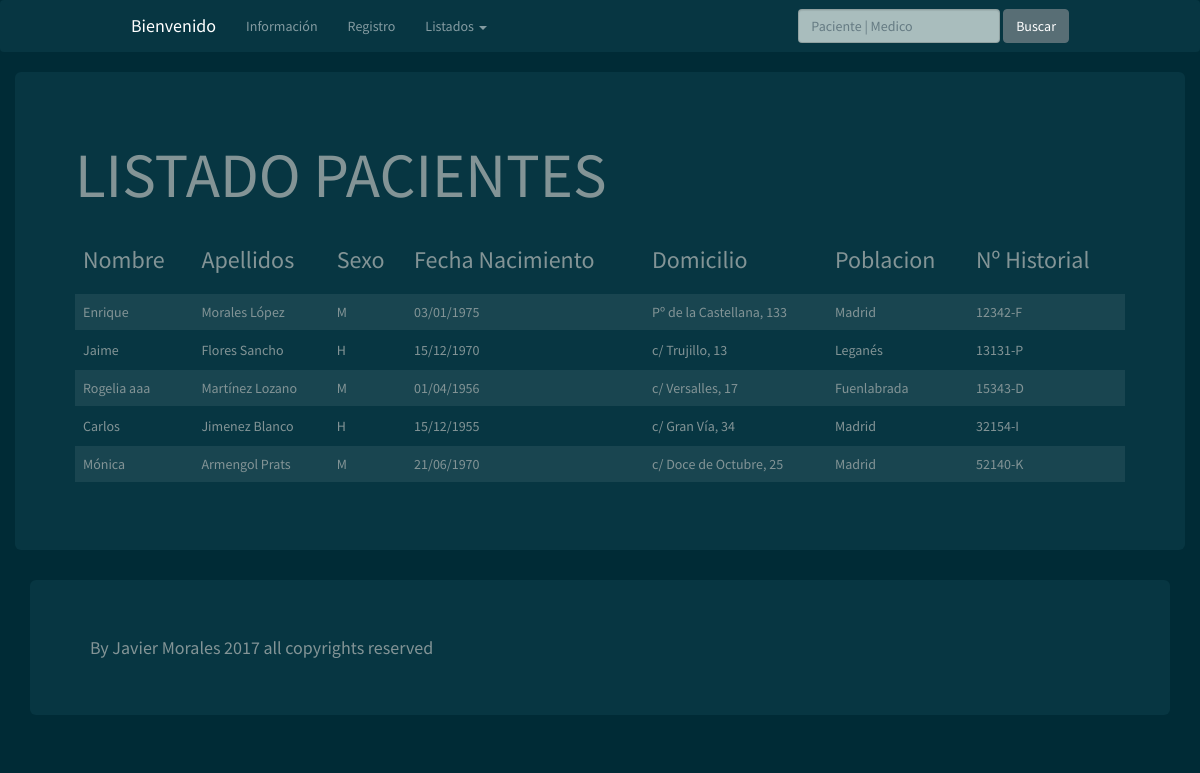
/listadoPublicoPacientes.php?error, run on the app's committed database.
### tables this page shows
CREATE TABLE `pacientes` (
  `Num_Historial` varchar(9) NOT NULL,
  `Nom_Paciente` varchar(50) DEFAULT NULL,
  `Apell_Paciente` varchar(50) DEFAULT NULL,
  `FNacimiento` datetime DEFAULT NULL,
  `Domicilio` varchar(30) DEFAULT NULL,
  `Poblacion` varchar(25) DEFAULT NULL,
  `Sexo` varchar(1) DEFAULT NULL
);

### listadoPublicoPacientes.php (the view, shortened to what this page needs)
<?php
include 'conexion.php';
$query_recordset1 = "SELECT * FROM pacientes";
$recordset = mysqli_query($miconexion, $query_recordset1) or die (mysqli_connect_error());
$row_filas = mysqli_fetch_assoc($recordset);
include 'Header.php';
?>
<div class="container">
  <div class="row">
    <div class="jumbotron">
     <h1>LISTADO PACIENTES</h1>
      <table class="table table-striped table-hover ">
    <thead>
      <tr>
        <th><h3>Nombre</h3></th>
        <th><h3>Apellidos</h3></th>
        <th><h3>Sexo</h3></th>
        <th><h3>Fecha Nacimiento</h3></th>
        <th><h3>Domicilio</h3></th>
        <th><h3>Poblacion</h3></th>
        <th><h3>Nº Historial</h3></th>
      </tr>
    </thead>
<?php
$iteracion= 0;
do {
if ($iteracion%2==0){$clase= "active";} else {$clase= "";}
    ?>
  <tbody>
    <tr class= <?php echo '"'.$clase.'"'; ?>>
      <td><?php echo $row_filas['Nom_Paciente']; ?></td>
      <td ><?php echo $row_filas['Apell_Paciente']; ?></td>
      <td><?php echo $row_filas['Sexo']; ?></td>
      <td><?php $date=date_create($row_filas['FNacimiento']);
      echo date_format($date,"d/m/Y");
      ?></td>
      <td><?php echo $row_filas['Domicilio']; ?></td>
      <td><?php echo $row_filas['Poblacion']; ?></td>
      <td><?php echo $row_filas['Num_Historial']; ?></td>
    </tr>
  <?php
$iteracion++;
  } while  ($row_filas = mysqli_fetch_assoc ($recordset));?>
    </table>
</div>
<?php
include 'Footer.php';
?>

### data on the page
pacientes: Nom_Paciente "Enrique", Apell_Paciente "Morales López", Sexo "M", FNacimiento "03/01/1975", Domicilio "Pº de la Castellana, 133", Poblacion "Madrid", Num_Historial "12342-F"
pacientes: Nom_Paciente "Jaime", Apell_Paciente "Flores Sancho", Sexo "H", FNacimiento "15/12/1970", Domicilio "c/ Trujillo, 13", Poblacion "Leganés", Num_Historial "13131-P"
pacientes: Nom_Paciente "Rogelia aaa", Apell_Paciente "Martínez Lozano", Sexo "M", FNacimiento "01/04/1956", Domicilio "c/ Versalles, 17", Poblacion "Fuenlabrada", Num_Historial "15343-D"
pacientes: Nom_Paciente "Carlos", Apell_Paciente "Jimenez Blanco", Sexo "H", FNacimiento "15/12/1955", Domicilio "c/ Gran Vía, 34", Poblacion "Madrid", Num_Historial "32154-I"
pacientes: Nom_Paciente "Mónica", Apell_Paciente "Armengol Prats", Sexo "M", FNacimiento "21/06/1970", Domicilio "c/ Doce de Octubre, 25", Poblacion "Madrid", Num_Historial "52140-K"
